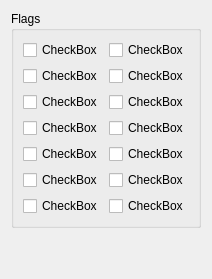
         <widget class="QWidget" name="page_flags">
          <layout class="QVBoxLayout" name="lv_page_flags">
           <item>
            <widget class="QGroupBox" name="gb_flags">
             <property name="sizePolicy">
              <sizepolicy hsizetype="Expanding" vsizetype="Fixed">
               <horstretch>100</horstretch>
               <verstretch>100</verstretch>
              </sizepolicy>
             </property>
             <property name="title">
              <string>Flags</string>
             </property>
             <property name="flat">
              <bool>false</bool>
             </property>
             <property name="checkable">
              <bool>false</bool>
             </property>
             <layout class="QVBoxLayout" name="lv_flags">
              <item>
               <layout class="QHBoxLayout" name="lh_flags_1">
                <item>
                 <layout class="QVBoxLayout" name="lv_flag_video_download">
                  <item>
                   <widget class="QCheckBox" name="cb_video_download">
                    <property name="sizePolicy">
                     <sizepolicy hsizetype="Expanding" vsizetype="Fixed">
                      <horstretch>100</horstretch>
                      <verstretch>100</verstretch>
                     </sizepolicy>
                    </property>
                    <property name="text">
                     <string>CheckBox</string>
                    </property>
                   </widget>
                  </item>
                 </layout>
                </item>
                <item>
                 <layout class="QVBoxLayout" name="lv_flag_video_convert">
                  <item>
                   <widget class="QCheckBox" name="cb_video_convert_mp4">
                    <property name="sizePolicy">
                     <sizepolicy hsizetype="Expanding" vsizetype="Fixed">
                      <horstretch>100</horstretch>
                      <verstretch>100</verstretch>
                     </sizepolicy>
                    </property>
                    <property name="text">
                     <string>CheckBox</string>
                    </property>
                   </widget>
                  </item>
                 </layout>
                </item>
               </layout>
              </item>
              <item>
               <layout class="QHBoxLayout" name="lh_flags_2">
                <item>
                 <layout class="QVBoxLayout" name="lv_flag_lyrics_embed">
                  <item>
                   <widget class="QCheckBox" name="cb_lyrics_embed">
                    <property name="sizePolicy">
                     <sizepolicy hsizetype="Expanding" vsizetype="Fixed">
                      <horstretch>0</horstretch>
                      <verstretch>0</verstretch>
                     </sizepolicy>
                    </property>
                    <property name="whatsThis">
                     <string/>
                    </property>
                    <property name="text">
                     <string>CheckBox</string>
                    </property>
                   </widget>
                  </item>
                 </layout>
                </item>
                <item>
                 <layout class="QVBoxLayout" name="lv_flag_lyrics_file">
                  <item>
                   <widget class="QCheckBox" name="cb_lyrics_file">
                    <property name="sizePolicy">
                     <sizepolicy hsizetype="Expanding" vsizetype="Fixed">
                      <horstretch>100</horstretch>
                      <verstretch>100</verstretch>
                     </sizepolicy>
                    </property>
                    <property name="text">
                     <string>CheckBox</string>
                    </property>
                   </widget>
                  </item>
                 </layout>
                </item>
               </layout>
              </item>
              <item>
               <layout class="QHBoxLayout" name="lh_flag_3">
                <item>
                 <layout class="QVBoxLayout" name="lv_flag_download_delay">
                  <item>
                   <widget class="QCheckBox" name="cb_download_delay">
                    <property name="sizePolicy">
                     <sizepolicy hsizetype="Expanding" vsizetype="Fixed">
                      <horstretch>100</horstretch>
                      <verstretch>100</verstretch>
                     </sizepolicy>
                    </property>
                    <property name="text">
                     <string>CheckBox</string>
                    </property>
                   </widget>
                  </item>
                 </layout>
                </item>
                <item>
                 <layout class="QVBoxLayout" name="lv_flag_extract_flac">
                  <item>
                   <widget class="QCheckBox" name="cb_extract_flac">
                    <property name="sizePolicy">
                     <sizepolicy hsizetype="Expanding" vsizetype="Fixed">
                      <horstretch>0</horstretch>
                      <verstretch>0</verstretch>
                     </sizepolicy>
                    </property>
                    <property name="text">
                     <string>CheckBox</string>
                    </property>
                   </widget>
                  </item>
                 </layout>
                </item>
               </layout>
              </item>
              <item>
               <layout class="QHBoxLayout" name="lh_flags_4">
                <item>
                 <layout class="QVBoxLayout" name="lv_flag_metadata_cover_embed">
                  <item>
                   <widget class="QCheckBox" name="cb_metadata_cover_embed">
                    <property name="text">
                     <string>CheckBox</string>
                    </property>
                   </widget>
                  </item>
                 </layout>
                </item>
                <item>
                 <layout class="QVBoxLayout" name="lv_flag_cover_album_file">
                  <item>
                   <widget class="QCheckBox" name="cb_cover_album_file">
                    <property name="text">
                     <string>CheckBox</string>
                    </property>
                   </widget>
                  </item>
                 </layout>
                </item>
               </layout>
              </item>
              <item>
               <layout class="QHBoxLayout" name="horizontalLayout">
                <item>
                 <layout class="QVBoxLayout" name="lv_flag_skip_existing">
                  <item>
                   <widget class="QCheckBox" name="cb_skip_existing">
                    <property name="text">
                     <string>CheckBox</string>
                    </property>
                   </widget>
                  </item>
                 </layout>
                </item>
                <item>
                 <layout class="QVBoxLayout" name="lv_symlink_to_track">
                  <item>
                   <widget class="QCheckBox" name="cb_symlink_to_track">
                    <property name="text">
                     <string>CheckBox</string>
                    </property>
                   </widget>
                  </item>
                 </layout>
                </item>
               </layout>
              </item>
              <item>
               <layout class="QHBoxLayout" name="horizontalLayout_12">
                <item>
                 <layout class="QVBoxLayout" name="lv_playlist_create">
                  <item>
                   <widget class="QCheckBox" name="cb_playlist_create">
                    <property name="text">
                     <string>CheckBox</string>
                    </property>
                   </widget>
                  </item>
                 </layout>
                </item>
                <item>
                 <layout class="QVBoxLayout" name="lv_mark_explicit">
                  <item>
                   <widget class="QCheckBox" name="cb_mark_explicit">
                    <property name="text">
                     <string>CheckBox</string>
                    </property>
                   </widget>
                  </item>
                 </layout>
                </item>
               </layout>
              </item>
              <item>
               <layout class="QHBoxLayout" name="horizontalLayout_13">
                <item>
                 <layout class="QVBoxLayout" name="lv_use_primary_album_artist">
                  <item>
                   <widget class="QCheckBox" name="cb_use_primary_album_artist">
                    <property name="text">
                     <string>CheckBox</string>
                    </property>
                   </widget>
                  </item>
                 </layout>
                </item>
                <item>
                 <layout class="QVBoxLayout" name="lv_download_dolby_atmos">
                  <item>
                   <widget class="QCheckBox" name="cb_download_dolby_atmos">
                    <property name="text">
                     <string>CheckBox</string>
                    </property>
                   </widget>
                  </item>
                 </layout>
                </item>
               </layout>
              </item>
             </layout>
            </widget>
           </item>
           <item>
            <spacer name="vs_page_flags">
             <property name="orientation">
              <enum>Qt::Orientation::Vertical</enum>
             </property>
             <property name="sizeHint" stdset="0">
              <size>
               <width>20</width>
               <height>40</height>
              </size>
             </property>
            </spacer>
           </item>
          </layout>
         </widget>
